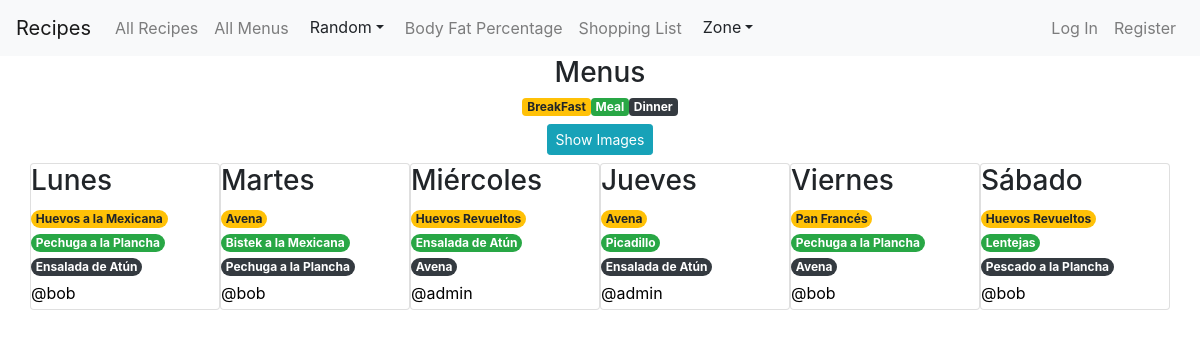
The app's page /show_menus with its own data.
### app/models.py (models this page shows, shortened)
class DayMenu(models.Model):
    title = models.CharField(max_length=30)
    breakfast = models.ForeignKey(Recipe, on_delete=models.CASCADE, related_name="breakfasts")
    meal = models.ForeignKey(Recipe, on_delete=models.CASCADE, related_name="meals" )
    dinner = models.ForeignKey(Recipe, on_delete=models.CASCADE, related_name="dinners")
    creator = models.ForeignKey(User, on_delete=models.CASCADE, related_name="users")

class Recipe(models.Model):
    id = models.AutoField(primary_key=True, unique=True)
    title = models.CharField(max_length=30)
    ingredients = models.CharField(max_length=50)
    image_url = models.CharField(max_length=400)
    tags = models.CharField(max_length=50)
    description = models.CharField(max_length=400)
    creator = models.ForeignKey(User, on_delete=models.CASCADE)

class User(AbstractUser):
    pass

### app/views.py (the view)
# urls.py: path("show_menus", views.show_menus, name="show_menus"),
def show_menus(request):
    menus = DayMenu.objects.all()
    return render(request, 'app/menus.html',{
        'menus': menus
    })

### app/templates/app/menus.html (shortened to what this page needs)
{% extends "app/layout.html" %}
{% load my_filters %}
{% block body %}
  <h3 class="text-center">Menus</h3>
  <div>
    <div class="row justify-content-center">
      <div class="badge badge-warning">BreakFast</div>
      <div class="badge badge-success">Meal</div>
      <div class="badge badge-dark">Dinner</div>
    </div>
    <div class='row justify-content-center m-2'>
      <button id="toggle_menus" class="btn  btn-sm btn-info">Show Images</button>
    </div>
  </div>
  {% include 'app/render_menus.html' %}
{% endblock %}

### app/templates/app/render_menus.html (shortened to what this page needs)
{% load my_filters %}
<div class="container">
  <div class="row">
      {% for menu in menus %}
        <div class="card col-lg-2 col-sm-4 p-0 card-menu">
            <h3>{{menu.title}}</h3>
            <a href="/recipe/{{menu.breakfast.id}}">
              <p class="mb-0 badge badge-warning rounded-pill">{{menu.breakfast.title}}</p>
            </a>
            <a href="/recipe/{{menu.meal.id}}">
              <p class="mb-0 badge badge-success rounded-pill">{{menu.meal.title}}</p>
            </a>
            <a href="/recipe/{{menu.dinner.id}}">
              <p class="mb-0 badge badge-dark rounded-pill text-white">{{menu.dinner.title}}</p>
            </a>
            <div class='d-flex justify-content-between'>
                <a href="/profile/{{menu.creator.id}}" class="py-1">
                    @{{menu.creator}}
                </a>
            </div>
        </div>
      {% endfor %}
  </div>
</div>

### app/static/app/styles.css (style rules this page uses)
.card-menu a { text-decoration: none; color : black }

### records on screen
DayMenu: title "Lunes", breakfast "Huevos a la Mexicana", meal "Pechuga a la Plancha", dinner "Ensalada de Atún", creator "bob"
DayMenu: title "Martes", breakfast "Avena", meal "Bistek a la Mexicana", dinner "Pechuga a la Plancha", creator "bob"
DayMenu: title "Miércoles", breakfast "Huevos Revueltos", meal "Ensalada de Atún", dinner "Avena", creator "admin"
DayMenu: title "Jueves", breakfast "Avena", meal "Picadillo", dinner "Ensalada de Atún", creator "admin"
DayMenu: title "Viernes", breakfast "Pan Francés", meal "Pechuga a la Plancha", dinner "Avena", creator "bob"
DayMenu: title "Sábado", breakfast "Huevos Revueltos", meal "Lentejas", dinner "Pescado a la Plancha", creator "bob"
